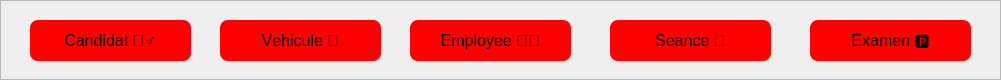
     <widget class="QFrame" name="menu2">
      <property name="geometry">
       <rect>
        <x>260</x>
        <y>10</y>
        <width>1001</width>
        <height>80</height>
       </rect>
      </property>
      <property name="styleSheet">
       <string notr="true">#menu2{
	border-color: rgb(85, 170, 0);
border-radius: 20px;
background: white ;
}</string>
      </property>
      <property name="frameShape">
       <enum>QFrame::Shape::StyledPanel</enum>
      </property>
      <property name="frameShadow">
       <enum>QFrame::Shadow::Raised</enum>
      </property>
      <widget class="QPushButton" name="candidat_3">
       <property name="enabled">
        <bool>true</bool>
       </property>
       <property name="geometry">
        <rect>
         <x>30</x>
         <y>20</y>
         <width>161</width>
         <height>41</height>
        </rect>
       </property>
       <property name="font">
        <font>
         <pointsize>12</pointsize>
         <bold>false</bold>
         <strikeout>false</strikeout>
         <kerning>false</kerning>
        </font>
       </property>
       <property name="whatsThis">
        <string>&lt;html&gt;&lt;head/&gt;&lt;body&gt;&lt;p&gt;&lt;br/&gt;&lt;/p&gt;&lt;/body&gt;&lt;/html&gt;</string>
       </property>
       <property name="styleSheet">
        <string notr="true"> background-color:rgb(255, 0, 0);;   /* rouge vif */
    color: black ;                /* texte blanc */
    border-radius: 8px;          /* coins arrondis */
    padding: 8px 16px;           /* espace interne */
              
    border: none;</string>
       </property>
       <property name="text">
        <string>Candidat 🧍‍♂️</string>
       </property>
      </widget>
      <widget class="QPushButton" name="vehicule_3">
       <property name="enabled">
        <bool>true</bool>
       </property>
       <property name="geometry">
        <rect>
         <x>220</x>
         <y>20</y>
         <width>161</width>
         <height>41</height>
        </rect>
       </property>
       <property name="font">
        <font>
         <pointsize>12</pointsize>
         <bold>false</bold>
         <kerning>false</kerning>
        </font>
       </property>
       <property name="styleSheet">
        <string notr="true"> background-color:rgb(255, 0, 0);;   /* rouge vif */
    color: black;                /* texte blanc */
    border-radius: 8px;          /* coins arrondis */
    padding: 8px 16px;           /* espace interne */
    
    border: none;</string>
       </property>
       <property name="text">
        <string>Vehicule 🚗</string>
       </property>
      </widget>
      <widget class="QPushButton" name="employee_3">
       <property name="enabled">
        <bool>true</bool>
       </property>
       <property name="geometry">
        <rect>
         <x>410</x>
         <y>20</y>
         <width>161</width>
         <height>41</height>
        </rect>
       </property>
       <property name="font">
        <font>
         <pointsize>12</pointsize>
         <bold>false</bold>
         <kerning>false</kerning>
        </font>
       </property>
       <property name="styleSheet">
        <string notr="true"> background-color:rgb(255, 0, 0);;   /* rouge vif */
    color: black;                /* texte blanc */
    border-radius: 8px;          /* coins arrondis */
    padding: 8px 16px;           /* espace interne */
   
    border: none;</string>
       </property>
       <property name="text">
        <string>Employee 🧑‍🏫</string>
       </property>
      </widget>
      <widget class="QPushButton" name="seance_3">
       <property name="enabled">
        <bool>true</bool>
       </property>
       <property name="geometry">
        <rect>
         <x>610</x>
         <y>20</y>
         <width>161</width>
         <height>41</height>
        </rect>
       </property>
       <property name="font">
        <font>
         <pointsize>12</pointsize>
         <bold>false</bold>
         <kerning>false</kerning>
        </font>
       </property>
       <property name="styleSheet">
        <string notr="true"> background-color:rgb(255, 0, 0);;   /* rouge vif */
    color: black;                /* texte blanc */
    border-radius: 8px;          /* coins arrondis */
    padding: 8px 16px;           /* espace interne */
   
    border: none;</string>
       </property>
       <property name="text">
        <string>Seance 🧭</string>
       </property>
      </widget>
      <widget class="QPushButton" name="examen_3">
       <property name="enabled">
        <bool>true</bool>
       </property>
       <property name="geometry">
        <rect>
         <x>810</x>
         <y>20</y>
         <width>161</width>
         <height>41</height>
        </rect>
       </property>
       <property name="font">
        <font>
         <pointsize>12</pointsize>
         <bold>false</bold>
         <kerning>false</kerning>
        </font>
       </property>
       <property name="styleSheet">
        <string notr="true"> background-color:rgb(255, 0, 0);;   /* rouge vif */
    color: black;                /* texte blanc */
    border-radius: 8px;          /* coins arrondis */
    padding: 8px 16px;           /* espace interne */
    
    border: none;</string>
       </property>
       <property name="text">
        <string>Examen 🅿️</string>
       </property>
      </widget>
     </widget>
